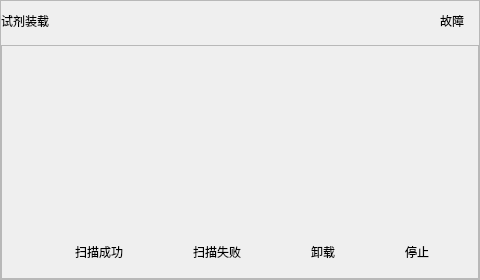
     <widget class="QFrame" name="frame_5">
      <property name="minimumSize">
       <size>
        <width>0</width>
        <height>280</height>
       </size>
      </property>
      <property name="maximumSize">
       <size>
        <width>16777215</width>
        <height>16777215</height>
       </size>
      </property>
      <property name="styleSheet">
       <string notr="true"/>
      </property>
      <property name="frameShape">
       <enum>QFrame::StyledPanel</enum>
      </property>
      <property name="frameShadow">
       <enum>QFrame::Raised</enum>
      </property>
      <layout class="QVBoxLayout" name="verticalLayout_3">
       <property name="spacing">
        <number>4</number>
       </property>
       <property name="leftMargin">
        <number>0</number>
       </property>
       <property name="topMargin">
        <number>0</number>
       </property>
       <property name="rightMargin">
        <number>0</number>
       </property>
       <property name="bottomMargin">
        <number>0</number>
       </property>
       <item>
        <widget class="QWidget" name="widget_2" native="true">
         <property name="minimumSize">
          <size>
           <width>0</width>
           <height>40</height>
          </size>
         </property>
         <property name="maximumSize">
          <size>
           <width>16777215</width>
           <height>40</height>
          </size>
         </property>
         <property name="radiuses" stdset="0">
          <string notr="true">rds_4</string>
         </property>
         <property name="titles" stdset="0">
          <string notr="true">tit</string>
         </property>
         <layout class="QHBoxLayout" name="horizontalLayout_5">
          <property name="spacing">
           <number>10</number>
          </property>
          <property name="leftMargin">
           <number>0</number>
          </property>
          <property name="topMargin">
           <number>0</number>
          </property>
          <property name="rightMargin">
           <number>15</number>
          </property>
          <property name="bottomMargin">
           <number>0</number>
          </property>
          <item>
           <widget class="QLabel" name="label_52">
            <property name="text">
             <string>试剂装载</string>
            </property>
            <property name="titles" stdset="0">
             <string notr="true">tit</string>
            </property>
           </widget>
          </item>
          <item>
           <spacer name="horizontalSpacer_3">
            <property name="orientation">
             <enum>Qt::Horizontal</enum>
            </property>
            <property name="sizeHint" stdset="0">
             <size>
              <width>40</width>
              <height>20</height>
             </size>
            </property>
           </spacer>
          </item>
          <item>
           <widget class="QLabel" name="loadable_status">
            <property name="text">
             <string>故障</string>
            </property>
            <property name="fonts" stdset="0">
             <string notr="true">16</string>
            </property>
           </widget>
          </item>
         </layout>
        </widget>
       </item>
       <item>
        <widget class="QFrame" name="frame">
         <property name="minimumSize">
          <size>
           <width>0</width>
           <height>200</height>
          </size>
         </property>
         <property name="maximumSize">
          <size>
           <width>16777215</width>
           <height>16777215</height>
          </size>
         </property>
         <property name="styleSheet">
          <string notr="true"/>
         </property>
         <property name="frameShape">
          <enum>QFrame::StyledPanel</enum>
         </property>
         <property name="frameShadow">
          <enum>QFrame::Raised</enum>
         </property>
         <property name="borders" stdset="0">
          <string notr="true">light_gray</string>
         </property>
         <property name="radiuses" stdset="0">
          <string notr="true">rds_4</string>
         </property>
         <layout class="QVBoxLayout" name="verticalLayout_11">
          <property name="spacing">
           <number>0</number>
          </property>
          <property name="leftMargin">
           <number>0</number>
          </property>
          <property name="topMargin">
           <number>25</number>
          </property>
          <property name="rightMargin">
           <number>0</number>
          </property>
          <property name="bottomMargin">
           <number>0</number>
          </property>
          <item>
           <layout class="QHBoxLayout" name="horizontalLayout_19">
            <property name="spacing">
             <number>2</number>
            </property>
            <property name="topMargin">
             <number>0</number>
            </property>
            <property name="rightMargin">
             <number>0</number>
            </property>
            <property name="bottomMargin">
             <number>0</number>
            </property>
            <item>
             <widget class="QWidget" name="reagentLoader1" native="true">
              <property name="maximumSize">
               <size>
                <width>16777215</width>
                <height>168</height>
               </size>
              </property>
              <property name="styleSheet">
               <string notr="true"/>
              </property>
              <layout class="QVBoxLayout" name="verticalLayout_4">
               <property name="leftMargin">
                <number>0</number>
               </property>
               <property name="topMargin">
                <number>0</number>
               </property>
               <property name="rightMargin">
                <number>0</number>
               </property>
               <property name="bottomMargin">
                <number>0</number>
               </property>
               <item>
                <widget class="QLabel" name="loader_status_1">
                 <property name="minimumSize">
                  <size>
                   <width>0</width>
                   <height>104</height>
                  </size>
                 </property>
                 <property name="styleSheet">
                  <string notr="true"/>
                 </property>
                 <property name="text">
                  <string notr="true"/>
                 </property>
                 <property name="states" stdset="0">
                  <string notr="true">fail</string>
                 </property>
                </widget>
               </item>
               <item>
                <widget class="toolTipLabel" name="label_tips_1">
                 <property name="minimumSize">
                  <size>
                   <width>0</width>
                   <height>40</height>
                  </size>
                 </property>
                 <property name="maximumSize">
                  <size>
                   <width>16777215</width>
                   <height>40</height>
                  </size>
                 </property>
                 <property name="styleSheet">
                  <string notr="true"/>
                 </property>
                 <property name="text">
                  <string notr="true"/>
                 </property>
                 <property name="alignment">
                  <set>Qt::AlignCenter</set>
                 </property>
                 <property name="fonts" stdset="0">
                  <string notr="true">16</string>
                 </property>
                </widget>
               </item>
              </layout>
             </widget>
            </item>
            <item>
             <widget class="QWidget" name="reagentLoader2" native="true">
              <property name="maximumSize">
               <size>
                <width>16777215</width>
                <height>168</height>
               </size>
              </property>
              <property name="styleSheet">
               <string notr="true"/>
              </property>
              <layout class="QVBoxLayout" name="verticalLayout_5">
               <property name="leftMargin">
                <number>0</number>
               </property>
               <property name="topMargin">
                <number>0</number>
               </property>
               <property name="rightMargin">
                <number>0</number>
               </property>
               <property name="bottomMargin">
                <number>0</number>
               </property>
               <item>
                <widget class="QLabel" name="loader_status_2">
                 <property name="minimumSize">
                  <size>
                   <width>0</width>
                   <height>104</height>
                  </size>
                 </property>
                 <property name="styleSheet">
                  <string notr="true"/>
                 </property>
                 <property name="text">
                  <string notr="true"/>
                 </property>
                 <property name="states" stdset="0">
                  <string notr="true">uninstall</string>
                 </property>
                </widget>
               </item>
               <item>
                <widget class="toolTipLabel" name="label_tips_2">
                 <property name="minimumSize">
                  <size>
                   <width>0</width>
                   <height>40</height>
                  </size>
                 </property>
                 <property name="maximumSize">
                  <size>
                   <width>16777215</width>
                   <height>40</height>
                  </size>
                 </property>
                 <property name="text">
                  <string notr="true"/>
                 </property>
                 <property name="alignment">
                  <set>Qt::AlignCenter</set>
                 </property>
                 <property name="fonts" stdset="0">
                  <string notr="true">16</string>
                 </property>
                </widget>
               </item>
              </layout>
             </widget>
            </item>
            <item>
             <widget class="QWidget" name="reagentLoader3" native="true">
              <property name="maximumSize">
               <size>
                <width>16777215</width>
                <height>168</height>
               </size>
              </property>
              <property name="styleSheet">
               <string notr="true"/>
              </property>
              <layout class="QVBoxLayout" name="verticalLayout_6">
               <property name="leftMargin">
                <number>0</number>
               </property>
               <property name="topMargin">
                <number>0</number>
               </property>
               <property name="rightMargin">
                <number>0</number>
               </property>
               <property name="bottomMargin">
                <number>0</number>
               </property>
               <item>
                <widget class="QLabel" name="loader_status_3">
                 <property name="minimumSize">
                  <size>
                   <width>0</width>
                   <height>104</height>
                  </size>
                 </property>
                 <property name="maximumSize">
                  <size>
                   <width>16777215</width>
                   <height>104</height>
                  </size>
                 </property>
                 <property name="styleSheet">
                  <string notr="true"/>
                 </property>
                 <property name="text">
                  <string notr="true"/>
                 </property>
                 <property name="states" stdset="0">
                  <string notr="true">place</string>
                 </property>
                </widget>
               </item>
               <item>
                <widget class="toolTipLabel" name="label_tips_3">
                 <property name="minimumSize">
                  <size>
                   <width>0</width>
                   <height>40</height>
                  </size>
                 </property>
                 <property name="maximumSize">
                  <size>
                   <width>16777215</width>
                   <height>40</height>
                  </size>
                 </property>
                 <property name="text">
                  <string notr="true"/>
                 </property>
                 <property name="alignment">
                  <set>Qt::AlignCenter</set>
                 </property>
                 <property name="fonts" stdset="0">
                  <string notr="true">16</string>
                 </property>
                </widget>
               </item>
              </layout>
             </widget>
            </item>
            <item>
             <widget class="QWidget" name="reagentLoader4" native="true">
              <property name="maximumSize">
               <size>
                <width>16777215</width>
                <height>168</height>
               </size>
              </property>
              <property name="styleSheet">
               <string notr="true"/>
              </property>
              <layout class="QVBoxLayout" name="verticalLayout_8">
               <property name="leftMargin">
                <number>0</number>
               </property>
               <property name="topMargin">
                <number>0</number>
               </property>
               <property name="rightMargin">
                <number>0</number>
               </property>
               <property name="bottomMargin">
                <number>0</number>
               </property>
               <item>
                <widget class="QLabel" name="loader_status_4">
                 <property name="minimumSize">
                  <size>
                   <width>0</width>
                   <height>104</height>
                  </size>
                 </property>
                 <property name="styleSheet">
                  <string notr="true"/>
                 </property>
                 <property name="text">
                  <string notr="true"/>
                 </property>
                 <property name="states" stdset="0">
                  <string notr="true">fail</string>
                 </property>
                </widget>
               </item>
               <item>
                <widget class="toolTipLabel" name="label_tips_4">
                 <property name="minimumSize">
                  <size>
                   <width>0</width>
                   <height>40</height>
                  </size>
                 </property>
                 <property name="maximumSize">
                  <size>
                   <width>16777215</width>
                   <height>40</height>
                  </size>
                 </property>
                 <property name="text">
                  <string notr="true"/>
                 </property>
                 <property name="alignment">
                  <set>Qt::AlignCenter</set>
                 </property>
                 <property name="fonts" stdset="0">
                  <string notr="true">16</string>
                 </property>
                </widget>
               </item>
              </layout>
             </widget>
            </item>
            <item>
             <widget class="QWidget" name="reagentLoader5" native="true">
              <property name="minimumSize">
               <size>
                <width>0</width>
                <height>104</height>
               </size>
              </property>
              <property name="maximumSize">
               <size>
                <width>127</width>
                <height>168</height>
               </size>
              </property>
              <property name="styleSheet">
               <string notr="true"/>
              </property>
              <layout class="QVBoxLayout" name="verticalLayout_7">
               <property name="leftMargin">
                <number>0</number>
               </property>
               <property name="topMargin">
                <number>0</number>
               </property>
               <property name="rightMargin">
                <number>0</number>
               </property>
               <property name="bottomMargin">
                <number>0</number>
               </property>
               <item>
                <widget class="QLabel" name="loader_status_5">
                 <property name="minimumSize">
                  <size>
                   <width>0</width>
                   <height>104</height>
                  </size>
                 </property>
                 <property name="styleSheet">
                  <string notr="true"/>
                 </property>
                 <property name="text">
                  <string notr="true"/>
                 </property>
                 <property name="states" stdset="0">
                  <string notr="true">empty</string>
                 </property>
                </widget>
               </item>
               <item>
                <widget class="toolTipLabel" name="label_tips_5">
                 <property name="minimumSize">
                  <size>
                   <width>0</width>
                   <height>40</height>
                  </size>
                 </property>
                 <property name="maximumSize">
                  <size>
                   <width>16777215</width>
                   <height>40</height>
                  </size>
                 </property>
                 <property name="text">
                  <string notr="true"/>
                 </property>
                 <property name="alignment">
                  <set>Qt::AlignCenter</set>
                 </property>
                 <property name="fonts" stdset="0">
                  <string notr="true">16</string>
                 </property>
                </widget>
               </item>
              </layout>
             </widget>
            </item>
           </layout>
          </item>
          <item>
           <widget class="QWidget" name="widget1" native="true">
            <property name="maximumSize">
             <size>
              <width>16777215</width>
              <height>168</height>
             </size>
            </property>
            <layout class="QHBoxLayout" name="horizontalLayout_18">
             <property name="topMargin">
              <number>5</number>
             </property>
             <property name="bottomMargin">
              <number>0</number>
             </property>
             <item>
              <spacer name="horizontalSpacer_11">
               <property name="orientation">
                <enum>Qt::Horizontal</enum>
               </property>
               <property name="sizeHint" stdset="0">
                <size>
                 <width>40</width>
                 <height>20</height>
                </size>
               </property>
              </spacer>
             </item>
             <item>
              <widget class="QLabel" name="icon">
               <property name="minimumSize">
                <size>
                 <width>18</width>
                 <height>18</height>
                </size>
               </property>
               <property name="maximumSize">
                <size>
                 <width>18</width>
                 <height>18</height>
                </size>
               </property>
               <property name="styleSheet">
                <string notr="true"/>
               </property>
               <property name="text">
                <string notr="true"/>
               </property>
               <property name="bks" stdset="0">
                <string notr="true">color_success</string>
               </property>
              </widget>
             </item>
             <item>
              <widget class="QLabel" name="label_11">
               <property name="minimumSize">
                <size>
                 <width>0</width>
                 <height>0</height>
                </size>
               </property>
               <property name="text">
                <string>扫描成功</string>
               </property>
               <property name="fonts" stdset="0">
                <string notr="true">16</string>
               </property>
              </widget>
             </item>
             <item>
              <spacer name="horizontalSpacer_13">
               <property name="orientation">
                <enum>Qt::Horizontal</enum>
               </property>
               <property name="sizeType">
                <enum>QSizePolicy::Fixed</enum>
               </property>
               <property name="sizeHint" stdset="0">
                <size>
                 <width>40</width>
                 <height>20</height>
                </size>
               </property>
              </spacer>
             </item>
             <item>
              <widget class="QLabel" name="icon_2">
               <property name="minimumSize">
                <size>
                 <width>18</width>
                 <height>18</height>
                </size>
               </property>
               <property name="maximumSize">
                <size>
                 <width>18</width>
                 <height>18</height>
                </size>
               </property>
               <property name="styleSheet">
                <string notr="true"/>
               </property>
               <property name="text">
                <string notr="true"/>
               </property>
               <property name="shapes" stdset="0">
                <string notr="true">legend</string>
               </property>
               <property name="bks" stdset="0">
                <string notr="true">color_scan_failed</string>
               </property>
              </widget>
             </item>
             <item>
              <widget class="QLabel" name="label_15">
               <property name="minimumSize">
                <size>
                 <width>0</width>
                 <height>0</height>
                </size>
               </property>
               <property name="text">
                <string>扫描失败</string>
               </property>
               <property name="fonts" stdset="0">
                <string notr="true">16</string>
               </property>
              </widget>
             </item>
             <item>
              <spacer name="horizontalSpacer_14">
               <property name="orientation">
                <enum>Qt::Horizontal</enum>
               </property>
               <property name="sizeType">
                <enum>QSizePolicy::Fixed</enum>
               </property>
               <property name="sizeHint" stdset="0">
                <size>
                 <width>40</width>
                 <height>20</height>
                </size>
               </property>
              </spacer>
             </item>
             <item>
              <widget class="QLabel" name="icon_3">
               <property name="minimumSize">
                <size>
                 <width>18</width>
                 <height>18</height>
                </size>
               </property>
               <property name="maximumSize">
                <size>
                 <width>18</width>
                 <height>18</height>
                </size>
               </property>
               <property name="styleSheet">
                <string notr="true"/>
               </property>
               <property name="text">
                <string notr="true"/>
               </property>
               <property name="bks" stdset="0">
                <string notr="true">color_unload</string>
               </property>
              </widget>
             </item>
             <item>
              <widget class="QLabel" name="label_23">
               <property name="minimumSize">
                <size>
                 <width>0</width>
                 <height>0</height>
                </size>
               </property>
               <property name="text">
                <string>卸载</string>
               </property>
               <property name="fonts" stdset="0">
                <string notr="true">16</string>
               </property>
              </widget>
             </item>
             <item>
              <spacer name="horizontalSpacer_15">
               <property name="orientation">
                <enum>Qt::Horizontal</enum>
               </property>
               <property name="sizeType">
                <enum>QSizePolicy::Fixed</enum>
               </property>
               <property name="sizeHint" stdset="0">
                <size>
                 <width>40</width>
                 <height>20</height>
                </size>
               </property>
              </spacer>
             </item>
             <item>
              <widget class="QLabel" name="icon_4">
               <property name="minimumSize">
                <size>
                 <width>18</width>
                 <height>18</height>
                </size>
               </property>
               <property name="maximumSize">
                <size>
                 <width>18</width>
                 <height>18</height>
                </size>
               </property>
               <property name="styleSheet">
                <string notr="true"/>
               </property>
               <property name="text">
                <string notr="true"/>
               </property>
               <property name="shapes" stdset="0">
                <string notr="true">legend</string>
               </property>
               <property name="bks" stdset="0">
                <string notr="true">color_remind</string>
               </property>
              </widget>
             </item>
             <item>
              <widget class="QLabel" name="label_34">
               <property name="minimumSize">
                <size>
                 <width>0</width>
                 <height>0</height>
                </size>
               </property>
               <property name="text">
                <string>停止</string>
               </property>
               <property name="fonts" stdset="0">
                <string notr="true">16</string>
               </property>
              </widget>
             </item>
             <item>
              <spacer name="horizontalSpacer_12">
               <property name="orientation">
                <enum>Qt::Horizontal</enum>
               </property>
               <property name="sizeHint" stdset="0">
                <size>
                 <width>40</width>
                 <height>20</height>
                </size>
               </property>
              </spacer>
             </item>
            </layout>
           </widget>
          </item>
         </layout>
        </widget>
       </item>
      </layout>
      <zorder>frame</zorder>
      <zorder>widget_2</zorder>
     </widget>
